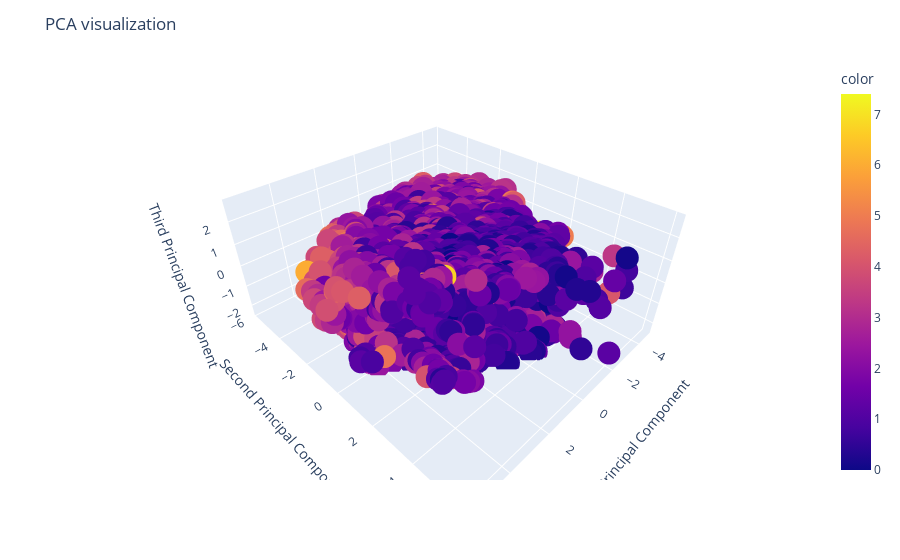

The cell this chart's notebook holds for it:
### Code cell
# Visualize PCA
import plotly.express as px
fig = px.scatter_3d(x=X_train_pca[:, 0], y=X_train_pca[:, 1], z=X_train_pca[:, 2], color=y_train)
fig.update_layout(
    title="PCA visualization",
    scene=dict(
        xaxis_title="First Principal Component",
        yaxis_title="Second Principal Component",
        zaxis_title="Third Principal Component"
    )
)
fig.show()

### Figure 1 — Plotly figure (JSON) as saved in the notebook; plotly's stock layout.template omitted (floating-point values rounded to 4 significant figures; data arrays with more than 128 entries replaced by an {"elided": "..."} marker saying what was removed)
{"data": [{"hovertemplate": "x=%{x}<br>y=%{y}<br>z=%{z}<br>color=%{marker.color}<extra></extra>", "legendgroup": "", "marker": {"color": {"elided": "5971 float values"}, "coloraxis": "coloraxis", "symbol": "circle"}, "mode": "markers", "name": "", "scene": "scene", "showlegend": false, "type": "scatter3d", "x": {"elided": "5971 float values"}, "y": {"elided": "5971 float values"}, "z": {"elided": "5971 float values"}}], "layout": {"coloraxis": {"colorbar": {"title": {"text": "color"}}, "colorscale": [[0, "#0d0887"], [0.1111, "#46039f"], [0.2222, "#7201a8"], [0.3333, "#9c179e"], [0.4444, "#bd3786"], [0.5556, "#d8576b"], [0.6667, "#ed7953"], [0.7778, "#fb9f3a"], [0.8889, "#fdca26"], [1, "#f0f921"]]}, "legend": {"tracegroupgap": 0}, "margin": {"t": 60}, "scene": {"domain": {"x": [0, 1], "y": [0, 1]}, "xaxis": {"title": {"text": "First Principal Component"}}, "yaxis": {"title": {"text": "Second Principal Component"}}, "zaxis": {"title": {"text": "Third Principal Component"}}}, "title": {"text": "PCA visualization"}}}
